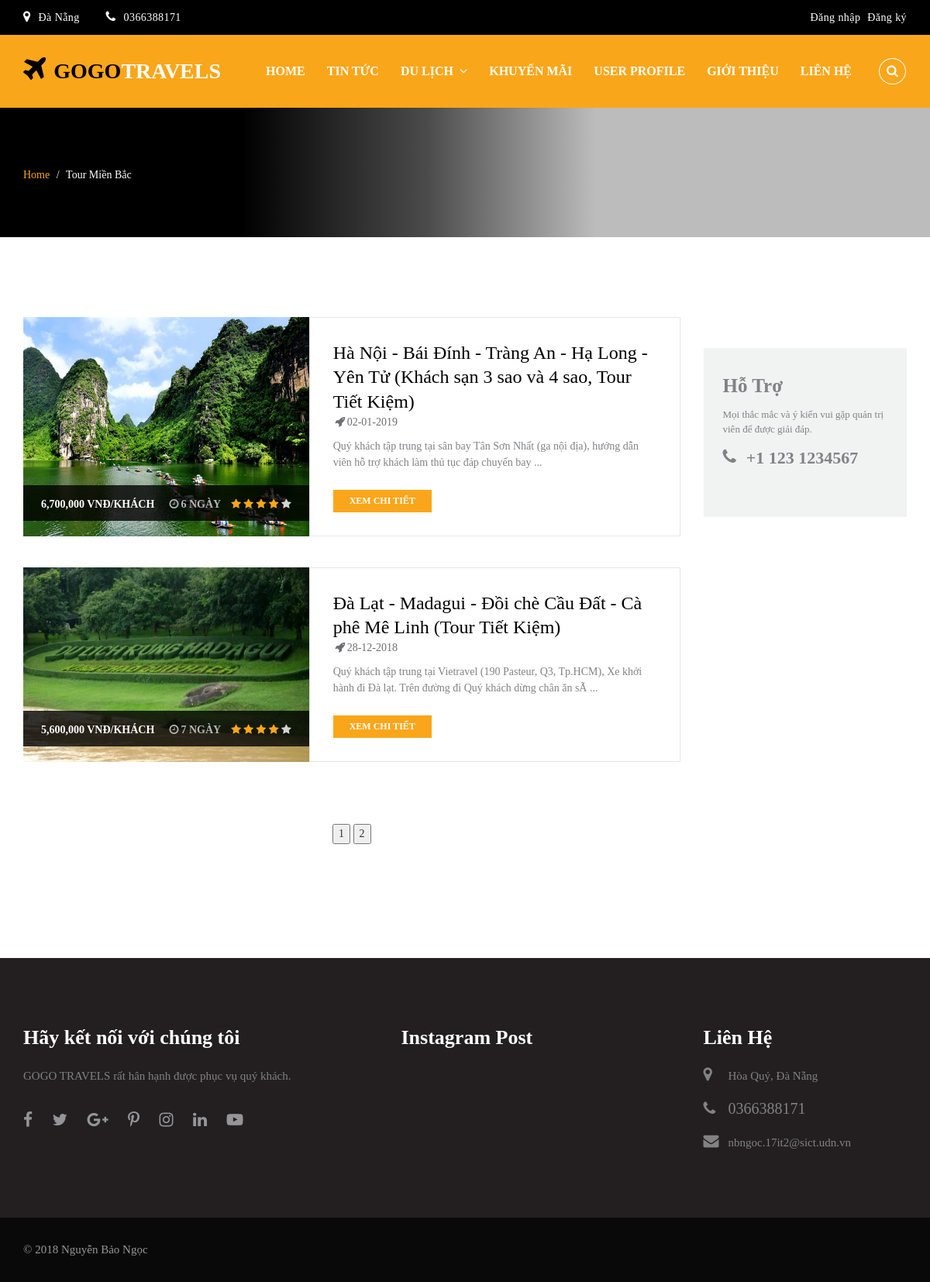
The page /tour_mvc/index.php?controller=tour&action=listtour&tenloai=1 on the database its author committed.
### tables this page shows
CREATE TABLE `loaitour` (
  `MaLoai` varchar(5) NOT NULL,
  `TenLoai` varchar(20) NOT NULL
);

CREATE TABLE `tour` (
  `MaTour` int(25) NOT NULL,
  `MaLoai` int(20) NOT NULL,
  `TenTour` varchar(100) NOT NULL,
  `tgian` varchar(255) NOT NULL,
  `NoiDungTour` text NOT NULL,
  `AnhTour` varchar(255) NOT NULL,
  `GiaNguoiLon` int(123) NOT NULL,
  `GiaTreEm` int(123) NOT NULL,
  `DiemKhoiHanh` varchar(100) NOT NULL,
  `NgayThem` datetime NOT NULL
);

CREATE TABLE `khoihanh` (
  `MaNgaykh` int(25) NOT NULL,
  `MaTour` int(20) NOT NULL,
  `ngaykhoihanh` date NOT NULL
);

### tour_mvc/index.php (called while the page is built, shortened)
<?php include 'controller/frontend_controller.php';?>
<?php
	$xuly = new FrontEndController();
	$xuly->xulyYeucau();
?>

### tour_mvc/config/database.php (called while the page is built, shortened)
<?php
	class DB {
		public function connectDB() {
			$this->connect = mysqli_connect('localhost', 'root', '',
				'travel_tour');
			mysqli_set_charset($this->connect, 'utf8' );
			return $this->connect;
		}
	}
?>

### tour_mvc/model/home/tour_model.php (called while the page is built, shortened)
<?php
	class tourModel extends DB {
		public function listTour($id)
		{
			$sql = "SELECT * FROM tour inner join khoihanh on tour.MaTour = khoihanh.MaTour INNER join loaitour on tour.MaLoai = loaitour.MaLoai where tour.MaLoai = $id LIMIT 3";
		    $result = mysqli_query($this->connectDB(), $sql);
			return $result;
		}
	}
?>

### tour_mvc/views/pages/home/tour/listtour.php (the view, shortened to what this page needs)
<?php include 'views/pages/home/header.php' ?>
        <section class="page-cover" id="cover-tour-grid-list">
            <div class="container">
                <div class="row">
                    <div class="col-sm-12">
                        <ul class="breadcrumb">
                            <li><a href="#">Home</a></li>
                            <li class="active"><?php $row1 = $result->fetch_assoc(); echo $row1["TenLoai"]?></li>
                        </ul>
                    </div>
                </div>
            </div>
        </section>
<section class="innerpage-wrapper">
	<div id="tour-listing" class="innerpage-section-padding">
        <div class="container">
            <div class="row">
                 <div id="p">
                <div class="col-xs-12 col-sm-12 col-md-9 col-lg-9 content-side">
                    <?php
                        if ($result->num_rows > 0) {
                            while ($row = $result->fetch_assoc()) {
                                $id = $row['MaTour'];
                                $image = 'public/uploads/tour/'.$row['AnhTour'];
                                $ngaykhoihanh =  $row['ngaykhoihanh'];
                                $ngaykhoihanh_moi = date("d-m-Y", strtotime($ngaykhoihanh));
                                $price = $row['GiaNguoiLon'];
                                $price_new = number_format($price, 0, '', ',');
                                $noidung = $row['NoiDungTour'];
                                  $len = strlen($noidung);
                                  if($len > 150){
                                    $noidung1 = substr($noidung,  0, 150);
                                    $noidung2 = $noidung1." ...";
                                  }else if($len < 150){
                                    $noidung2 = substr($noidung,  0, 150);
                                  }
                                echo"
                                   <div class='list-block main-block t-list-block'>
                                        <div class='list-content'>
                                            <div class='main-img list-img t-list-img'>
                                                <a href='index.php?controller=tour&action=chitietTour&id=$id'>
                                                    <img src='$image' class='img-responsive' alt='tour-img' />
                                                </a>
                                                <div class='main-mask'>
                                                    <ul class='list-unstyled list-inline offer-price-1'>
                                                        <li class='price'>" . $price_new." VNĐ/Khách<span class='divider'></span><span class='pkg'><i class='fa fa-fw fa-clock-o'></i>" . $row['tgian']."</span></li>
                                                        <li class='rating'>
                                                            <span><i class='fa fa-star orange'></i></span>
                                                            <span><i class='fa fa-star orange'></i></span>
                                                            <span><i class='fa fa-star orange'></i></span>
                                                            <span><i class='fa fa-star orange'></i></span>
                                                            <span><i class='fa fa-star lightgrey'></i></span>
                                                        </li>
                                                    </ul>
                                                </div>
                                            </div>
                                            <div class='list-info t-list-info'>
                                                <h3 class='block-title'><a href='index.php?controller=tour&action=chitietTour&id=$id'>". $row['TenTour']."</a></h3>
                                                <p class='block-minor'><i class='fa fa-fw fa-rocket'></i>" . $ngaykhoihanh_moi. "</p>
                                                <p>".$noidung2."</p>
                                                <a href='index.php?controller=tour&action=chitiettour&id=$id&date=$ngaykhoihanh' class='btn btn-orange btn-lg'>Xem chi tiết</a>
                                             </div>
                                        </div>
                                    </div>
                                ";
                            }
                        }
                    ?>
                    <div class="pages">
                        <ol class="pagination">
                            <li><input type="button" value="1" onclick="hello(1)"></li>
                            <li class="active"><input type="button" value="2" onclick="hello(2)"></li>
                        </ol>
                    </div>
                </div>
             </div>
               <div class="col-xs-12 col-sm-12 col-md-3 side-bar right-side-bar">
                            <div class="row">
                                <div class="col-xs-12 col-sm-6 col-md-12">
                                    <div class="side-bar-block support-block">
                                        <h3>Hỗ Trợ</h3>
                                        <p>Mọi thắc mắc và ý kiến vui gặp quản trị viên để được giải đáp.</p>
                                        <div class="support-contact">
                                            <span><i class="fa fa-phone"></i></span>
                                            <p>+1 123 1234567</p>
                                        </div>
                                    </div>
                                </div>
                            </div>
                        </div>
            </div>
    	</div>
    </div>
</section>
<?php include 'views/pages/home/footer.php' ?>

### tour_mvc/public/home/css/style.css (style rules this page uses)
html,body { height:100%; position:relative; }
p,ul { line-height:1.5em; font-size:14px; }
ul { margin-bottom:0px; }
h1,h2,h3,h4,h5,h6,.main-title a, .flight-info h3 .flight-destination,.blog-post-title a, .block-title a { font-family: 'Merriweather', serif; margin-top:0; line-height:1.3em; }
.btn { font-size:14px; text-transform:uppercase; font-weight:bold; }
.innerpage-section-padding { padding-top:103px; padding-bottom:147px; }
.main-block { transition:.4s; }
.main-img { position:relative; overflow:hidden; }
.main-img img { width:100%; height: 210px; transition:.4s; }
.offer-price-1 { font-size:14px; margin:0px; text-transform:uppercase; font-weight:bold; padding:14px 18px 11px; }
.offer-price-1 li.price { font-weight:bold; }
.offer-price-1 li.price .pkg { font-size:14px; position:relative; }
.offer-price-1 li.rating { float:right; font-size:0.98em; }
.main-img .main-mask { position:absolute; bottom:0px; width:100%; }
.page-cover { padding:70px 0px; position:relative; }
.page-cover::before { content:''; display:block; position:absolute; top:0; left:0; height:100%; width:100%; }
.page-cover .breadcrumb { padding:0px; margin:0px; font-size:14px; font-weight:300; }
.page-cover .breadcrumb li a { text-decoration:none; }
.side-bar-block:last-child { margin-bottom:0px; }
.side-bar .support-block { padding:33px 25px 50px; }
.side-bar .support-block h3 { font-size:25px; font-weight:bold; }
.side-bar .support-block p { font-size:13px; }
.side-bar .support-contact span { font-size:22px; margin-right:13px; float:left; }
.side-bar .support-contact p { font-size:22px; font-weight:bold; overflow:hidden; }
.block-title { font-size:20px; margin-bottom:0px; }
.block-minor { font-size:14px; text-transform:uppercase; margin-bottom:7px; }
.list-block { margin-bottom:40px; }
.list-block .main-mask { bottom:20px; }
.list-block .list-img { width:100%; }
.list-block .list-info { padding:30px; }
.list-block .list-info a { text-decoration:none; }
.list-block .list-info .block-title { font-size:24px; }
.list-block .list-info .block-minor { font-weight:normal; margin-bottom:10px; }
.list-block .list-info .btn { padding:6px 21px 7px; font-size:12px; margin-top:15px; }
.pages { text-align:center; }
.pages .pagination { margin:40px 0px 0px; }

### tour_mvc/public/home/css/orange.css (style rules this page uses)
p { color:#808285; }
.btn { border-radius:0px; border:0px; }
.btn-orange, .btn-orange:focus { background:#faa61a; color:white; }
.rating .fa.lightgrey { color:#d1d3d4; }
.rating .fa.orange { color:#faa61a; }
.offer-price-1 li.price { color:white; }
.offer-price-1 li.price .divider, .offer-price-1 li.price .pkg { color:#b6b6b6; }
.main-mask { background:rgba(0,0,0,0.8); }
.page-cover { color:white; }
.page-cover::before { background:linear-gradient( to right, rgba(0, 0, 0,1) 0%,rgba(0, 0, 0,1) 26%, rgba(0, 0, 0,0.6) 46%, rgba(0, 0, 0,0) 64%,rgba(0, 0, 0,0) 100%); }
.page-cover .breadcrumb { background:none; }
.page-cover .breadcrumb li a { color:#faa61a; }
.page-cover .breadcrumb > li + li::before, .page-cover .breadcrumb li.active { color:white; }
#cover-tour-grid-list { background:url('../images/cover-tour-grid-list.jpg') 50% 84%; background-size:140%; color:white; }
.side-bar .support-block { background:#f1f2f2; color:#808285; }
.side-bar .support-block p { color:#808285; }
.block-title a { color:#000; }
.list-info { border:1px solid #e6e7e8; }
.list-info .block-minor { color:#6d6e71; }

### tour_mvc/public/home/css/responsive.css (style rules this page uses)
@media (min-width:992px) { .support-block { margin-top:40px; } }
@media (min-width:992px) { .list-info { -webkit-flex: 1 0 28%; -ms-flex: 1 0 28%; flex: 1 0 28%; } }
@media (min-width:992px) { .list-img { -webkit-flex: 1 0 15%; -ms-flex: 1 0 15%; flex: 1 0 15%; } }
@media (min-width:768px) { .list-content { display: -webkit-box; display: -moz-box; display: -ms-flexbox; display: -moz-flex; display: -webkit-flex; display: flex; flex-wrap: wrap; width: 100%; vertical-align: top; overflow: hidden; } }
@media (min-width:768px) { .list-img { position: relative; overflow: hidden; } }
@media (min-width:768px) { .list-img img { height: 100%; } }

### rows shown on the page
loaitour: TenLoai "Tour Miền Bắc"
tour: AnhTour (picture), GiaNguoiLon "6,700,000", tgian "6 NGÀY", TenTour "Hà Nội - Bái Đính - Tràng An - Hạ Long - Yên Tử (Khách sạn 3 sao và 4 sao, Tour Tiết Kiệm)", khoihanh.ngaykhoihanh "02-01-2019", NoiDungTour "Quý khách tập trung tại sân bay Tân Sơn Nhất (ga nội địa), hướng dẫn viên hỗ trợ khách làm thủ tục đáp chuyến bay ..."
tour: AnhTour (picture), GiaNguoiLon "5,600,000", tgian "7 NGÀY", TenTour "Đà Lạt - Madagui - Đồi chè Cầu Đất - Cà phê Mê Linh (Tour Tiết Kiệm)", khoihanh.ngaykhoihanh "28-12-2018", NoiDungTour "Quý khách tập trung tại Vietravel (190 Pasteur, Q3, Tp.HCM), Xe khởi hành đi Đà lạt. Trên đường đi Quý khách dừng chân ăn sÃ ..."
